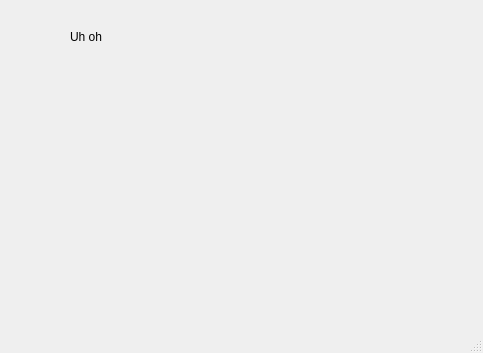
<?xml version="1.0" encoding="UTF-8"?>
<ui version="4.0">
 <class>MainWindow</class>
 <widget class="QMainWindow" name="MainWindow">
  <property name="geometry">
   <rect>
    <x>0</x>
    <y>0</y>
    <width>483</width>
    <height>353</height>
   </rect>
  </property>
  <property name="windowTitle">
   <string>MainWindow</string>
  </property>
  <widget class="QWidget" name="centralwidget">
   <widget class="QLabel" name="myLabel">
    <property name="geometry">
     <rect>
      <x>70</x>
      <y>30</y>
      <width>43</width>
      <height>13</height>
     </rect>
    </property>
    <property name="text">
     <string>Uh oh</string>
    </property>
   </widget>
  </widget>
  <widget class="QMenuBar" name="menubar">
   <property name="geometry">
    <rect>
     <x>0</x>
     <y>0</y>
     <width>483</width>
     <height>21</height>
    </rect>
   </property>
  </widget>
  <widget class="QStatusBar" name="statusbar"/>
 </widget>
 <resources/>
 <connections/>
</ui>
